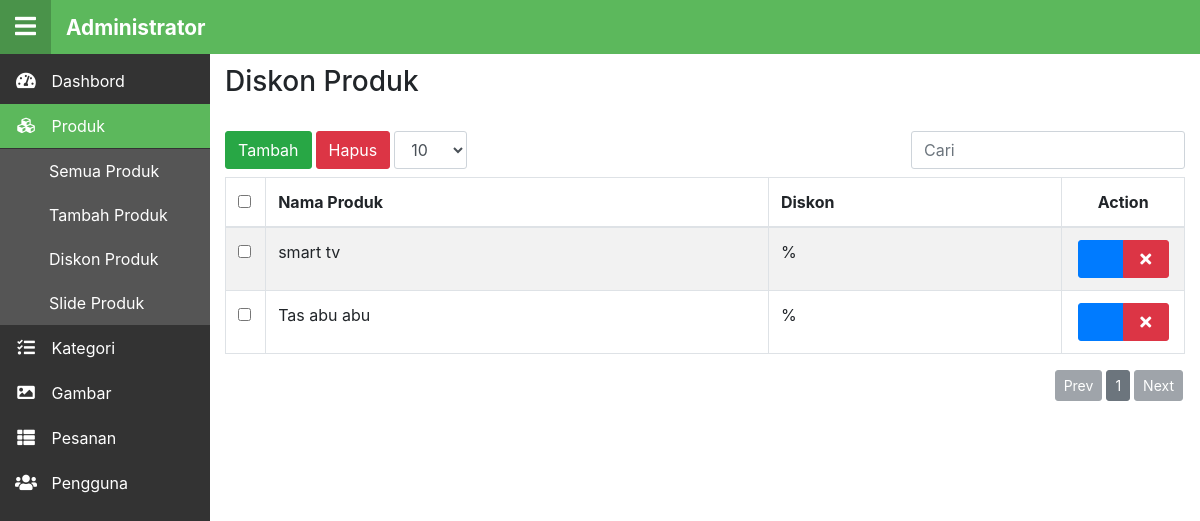
Page /index.php/admin_diskon on the earlier database version.
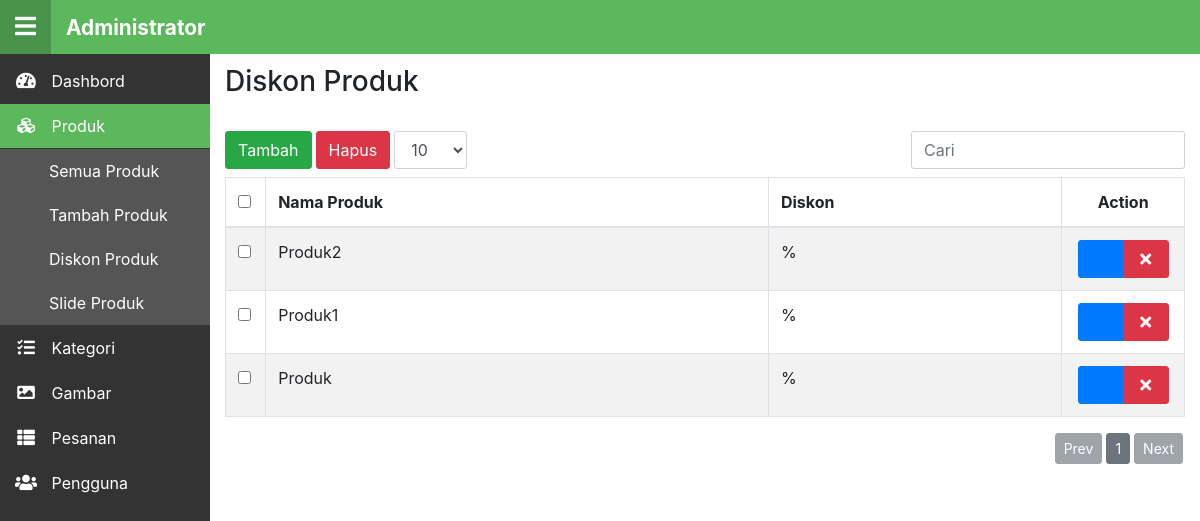
Same page on the later database version.
### tables this page shows
CREATE TABLE `produk` (
  `id` int(11) NOT NULL,
  `nama` varchar(220) NOT NULL,
  `harga` varchar(220) NOT NULL,
  `berat` varchar(220) NOT NULL,
  `ukuran` varchar(200) NOT NULL,
  `warna` varchar(200) NOT NULL,
  `stok` varchar(220) NOT NULL,
  `gambar` varchar(500) NOT NULL,
  `kategori` varchar(220) NOT NULL,
  `diskon` varchar(220) NOT NULL,
  `deskripsi` text NOT NULL
);

### application/controllers/Admin_diskon.php (called while the page is built, shortened)
<?php
class Admin_diskon extends CI_Controller {
	public function index()
	{
		$data['csrf'] = array(
			        'name' => $this->security->get_csrf_token_name(),
			        'hash' => $this->security->get_csrf_hash()
			    );
		$data['produk'] = $this->general->read_by('produk');
		$content['content'] = $this->load->view('admin/diskon', $data, true);
		$content['title'] = 'Diskon Produk - Administrator';
		$content['btn'] = 'produk';
		$content['btn_add'] = 'alink';
		$content['btn_alink'] = site_url('admin/tambah-produk');
		$this->load->view('layout/admin_template', $content);
		$this->general->reload('admin/produk', array('del', 'del-all'));
	}
}

### index.php (called while the page is built, shortened)
<?php
require_once BASEPATH.'core/CodeIgniter.php';

### application/models/General.php (called while the page is built, shortened)
<?php
class General extends CI_Model{
	public function read_by($table, $cols = 'id')
	{
		$this->db->order_by($cols, 'DESC');
		$query = $this->db->get($table);
		return $query->result();
	}
}

### application/views/admin/diskon.php (the view, shortened to what this page needs)
<h3>Diskon Produk</h3>
<br>
<form method="post">
<table class="table table-striped table-bordered" id="myTable">
	<thead>
		<tr>
			<th class="tb-check"><input id="all-check" class="check-true" type="checkbox"></th>
			<th>Nama Produk</th>
			<th class="tb-ctg">Diskon</th>
			<th class="tb-act">Action</th>
		</tr>
	</thead>
	<tbody>
	<?php  foreach($produk as $produk_item):
			if($produk_item->diskon != 0):?>
		<tr>
			<td><input class="check in-check" type="checkbox" name="<?=$produk_item->id?>" value="<?=$produk_item->id?>"></td>
			<td><?=$produk_item->nama?></td>
			<td><?=$produk_item->diskon?> %</td>
			<td class="tb-act">
				<div class="btn-group btn-group-xs">
					<a href="edit-produk/<?=$produk_item->id?>" class="btn btn-primary btn-xs" title="Edit">
						<i class="fa fa-pencil fa-fw"></i></a>
					<button type="submit" class="btn btn-danger btn-xs" title="Hapus" name="del" value="<?=$produk_item->id?>">
						<i class="fa fa-times fa-fw"></i></button>
				</div>
			</td>
		</tr>
	<?php endif;
			endforeach;?>
	</tbody>
</table>
</form>

Differences in the rows shown:
removed produk: nama "smart tv", $produk_item->id 2 (drawn)
removed produk: nama "Tas abu abu", $produk_item->id 1 (drawn)
added produk: nama "Produk2", $produk_item->id 5 (drawn)
added produk: nama "Produk1", $produk_item->id 4 (drawn)
added produk: nama "Produk", $produk_item->id 3 (drawn)
